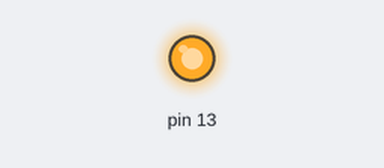
This sketch was run on a simulated Arduino Uno, built with avr-gcc and run on an emulated ATmega328P. Shown: output pins drawn as LEDs (lit = HIGH). What the sketch prints to the serial monitor is not drawn.

Above: at 0.1 s.
Timing chart, 0 to 1.6 s (numbered marks = the images above):
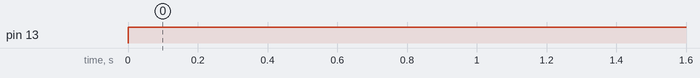

Measured:
- by itself, pin 13: LOW → HIGH at 0.00 s

The sketch:

cube_feeder.ino
```cpp
#include <ICSC.h>

char clearData[] = "Hello";
char RGBData[] = "RRRRRRRRRGGGGGGGGGBBBBBBBBB";

void setup() {
  pinMode(13, OUTPUT);
  ICSC.begin(4, 115200);
}

void loop() {
  digitalWrite(13, HIGH);
  ICSC.send(3, 'D', 27, (char *)&RGBData);
  delay(1000);
}

void sendTestSequence() {
  for (int i = 0; i < 10; i++) {
    digitalWrite(13, HIGH);
    ICSC.send(3, 'T', 3, (char *)&RGBData);
    delay(1000);
    digitalWrite(13, LOW);
    ICSC.send(3, 'C', 5, (char *)&clearData);
    delay(1000);
  }
}
```
